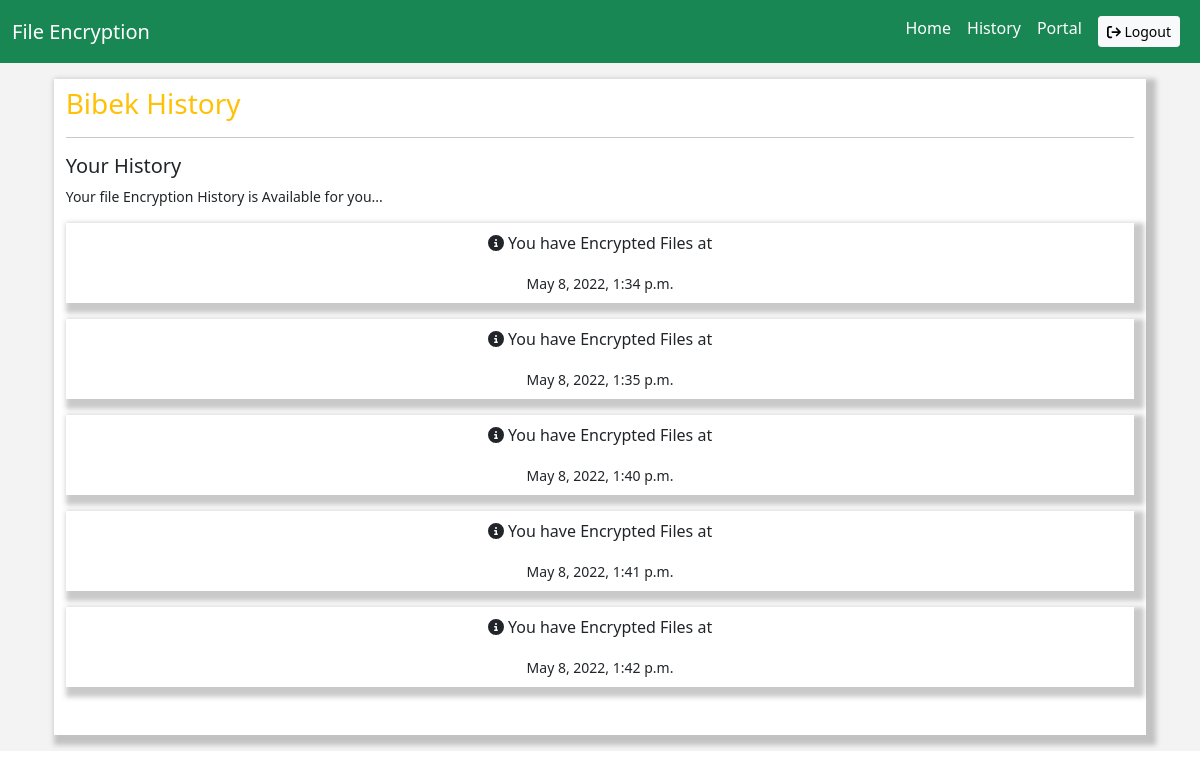
Before: /history (signed in) with the older database file.
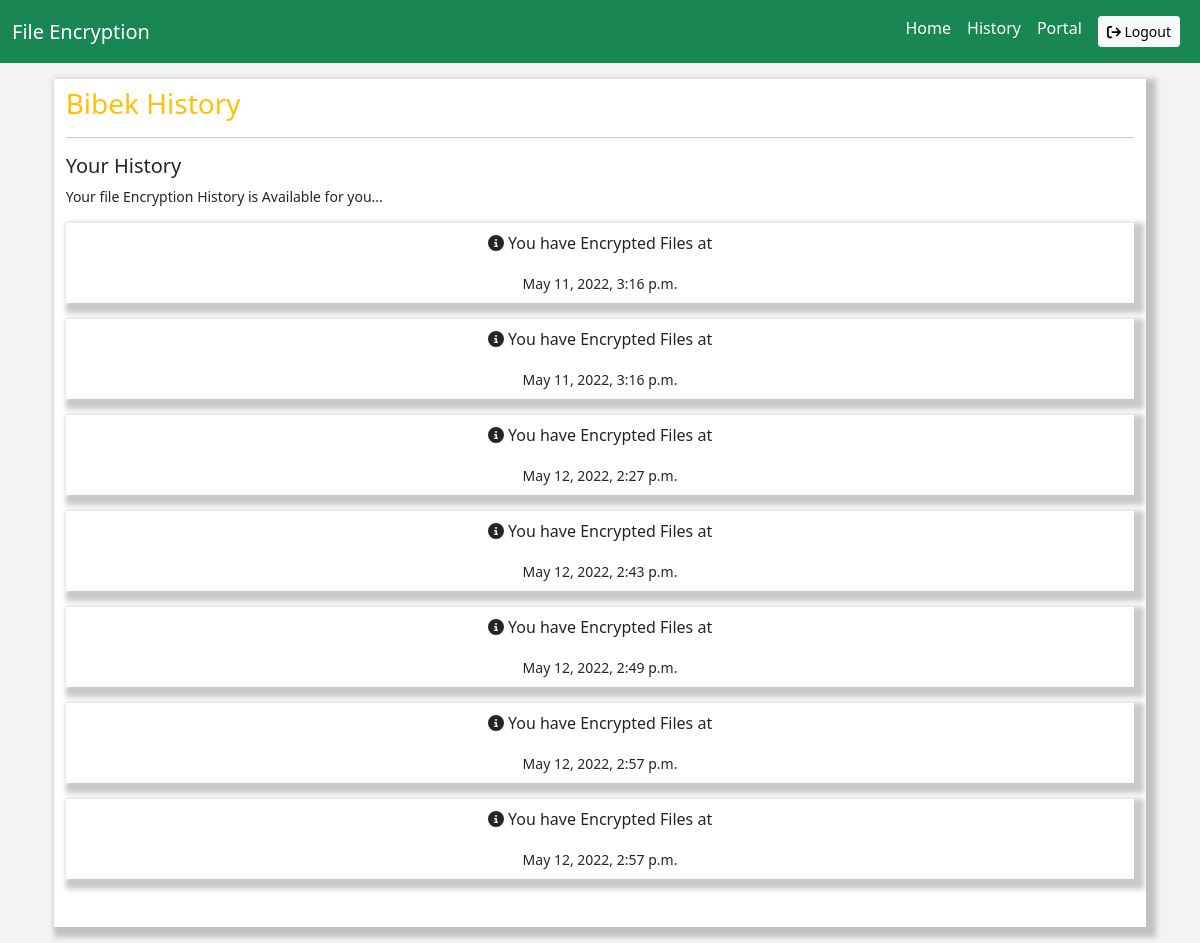
After: the same page with the newer database file.
### decrypt/models.py (models this page shows, shortened)
class History(models.Model):
    file = models.ForeignKey(FileList, related_name="filelist", on_delete=models.PROTECT)
    date = models.DateTimeField(auto_now_add=True)
    objects = models.Manager()

### decrypt/views.py (the view)
# urls.py: path('history', views.history, name = "history"),
def history(request):
    history = History.objects.filter(file__user =request.user)
    dist = {
        'history':history,
    }
    return render(request, "history.html", dist)

### templates/history.html (shortened to what this page needs)
{% extends 'index.html' %}
{% block content %}
<div class="container-fluid background p-3">
    <div class="row">
        <div class="col-12 col-md-11 m-auto Dashboardbox pb-5 pt-2">
            <h3 class="text-warning">{{user.username|capfirst}} History</h3>
            <hr>
            <div class="FileBox mt-3">
                <div class="row">
                    <h5>Your History</h5>
                    <small>Your file Encryption History is Available for you...</small>
                    {% for i in history  %}
                        <div class="col-md-12 col-12 mt-3">
                            <div class="fileHere text-center p-2">
                                <p > <i class="fas fa-info-circle"></i>  You have Encrypted Files at </p>
                                <small>{{i.date}}</small>
                            </div>
                        </div>
                    {% endfor %}
                </div>
            </div>
        </div>
    </div>
</div>
{% endblock content %}

### templates/index.html (shortened to what this page needs)
{% load  static %}
<!DOCTYPE html>
<html lang="en">
<head>
    <link href="https://cdn.jsdelivr.net/npm/bootstrap@5.0.2/dist/css/bootstrap.min.css" rel="stylesheet">
    <link href="{% static 'fontawesomefree/css/all.min.css' %}" rel="stylesheet" type="text/css">
    <link rel="stylesheet" href="{%static 'css/style.css'%}">
</head>
<body>
    <nav class="navbar navbar-expand-lg navbar-light bg-light">
        <div class="container-fluid">
          <a class="navbar-brand text-white" href="{%url 'decrypt:homepage'%}">File Encryption</a>
          <div class="collapse navbar-collapse" id="navbarSupportedContent">
            <ul class="navbar-nav ms-auto mb-2 mb-lg-0">
              <li class="nav-item">
                <a class="nav-link text-white" aria-current="page" href="{%url 'decrypt:homepage'%}">Home</a>
              </li>
              {% if user.is_authenticated %}
                <a class="nav-link text-white" href="{%url 'decrypt:history'%}">
                    History
                </a>
                {% endif %}
              <li class="nav-item">
                {% if user.is_authenticated %}
                    <a class="nav-link text-white" href="{%url 'decrypt:userhome'%}">Portal</a>
                    {% else %}
                    <a class="nav-link text-white" href="{%url 'decrypt:login'%}">Portal</a>
                {% endif %}
              </li>
              {% if user.is_authenticated %}
                <li class="nav-item p-2">
                    <a href="{%url 'decrypt:logout'%}">
                        <button class="btn btn-sm btn-light">
                            <i class="fa fa-sign-out"></i> Logout
                        </button>
                    </a>
                </li>
              {% endif %}
            </ul>
          </div>
        </div>
      </nav>
    {% block content %}{% endblock content %}
</body>
</html>

### static/css/style.css (style rules this page uses)
.background { background-color: rgb(243, 243, 243); background-size: 100% }
.bg-light { background-color: #198754!important; }
a { color:none; text-decoration: none; }
.Dashboardbox { background-color: white; box-shadow: 5px 5px 5px 5px rgba(120, 120, 120, 0.4); }
.fileHere { background-color: white; box-shadow: 5px 5px 5px 5px rgba(120, 120, 120, 0.4); }

Changed rows visible on the page:
removed History: date "May 8, 2022, 1:34 p.m."
removed History: date "May 8, 2022, 1:35 p.m."
removed History: date "May 8, 2022, 1:40 p.m."
removed History: date "May 8, 2022, 1:41 p.m."
removed History: date "May 8, 2022, 1:42 p.m."
added History: date "May 11, 2022, 3:16 p.m."
added History: date "May 11, 2022, 3:16 p.m."
added History: date "May 12, 2022, 2:27 p.m."
added History: date "May 12, 2022, 2:43 p.m."
added History: date "May 12, 2022, 2:49 p.m."
added History: date "May 12, 2022, 2:57 p.m."
added History: date "May 12, 2022, 2:57 p.m."
